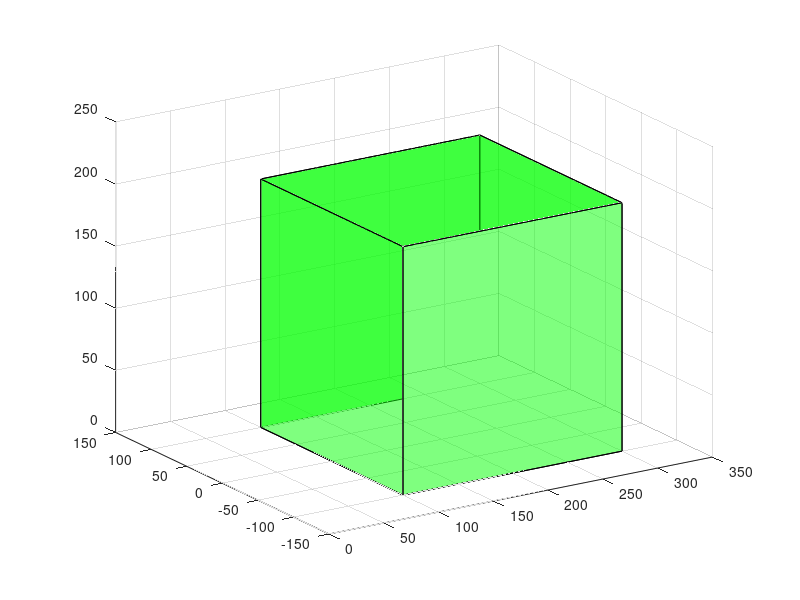

The MATLAB source for this figure:
clear all
clc

size=200;
origin=[200,0,100];

x=([0 1 1 0 0 0;1 1 0 0 1 1;1 1 0 0 1 1;0 1 1 0 0 0]-0.5)*size+origin(1);
y=([0 0 1 1 0 0;0 1 1 0 0 0;0 1 1 0 1 1;0 0 1 1 1 1]-0.5)*size+origin(2);
z=([0 0 0 0 0 1;0 0 0 0 0 1;1 1 1 1 0 1;1 1 1 1 0 1]-0.5)*size+origin(3);
for i=1:6
    h=patch(x(:,i),y(:,i),z(:,i),'g');
    set(h,'edgecolor','k','facealpha',0.5)
end

h=gcf;

axis equal
axis([0 350 -150 150 0 250])
grid on
view(-33,18)